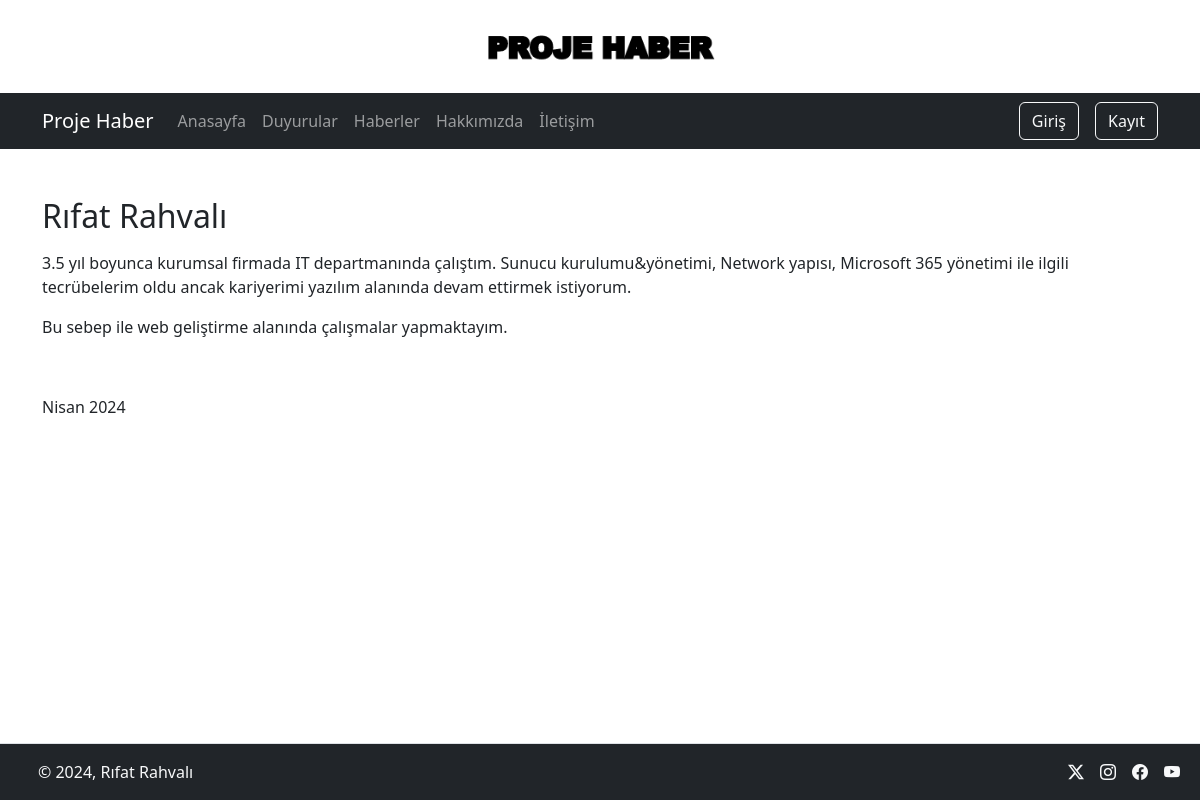
The page /abouts/ on the database its author committed.
### haber/models.py (models this page shows)
class About(models.Model):
    title = models.CharField(max_length=200)
    context = RichTextField()

### haber/views.py (the view)
# urls.py: path("abouts/",AboutView.as_view(),name="abouts"),
class AboutView(TemplateView):
    template_name="abouts.html"
    def get_context_data(self, **kwargs):
        context = super().get_context_data(**kwargs)
        context['Abouts'] = About.objects.first()
        return context

### haber/context_processors.py (called while the page is built)
def SettingsList(request):
    context = Settings.objects.first()
    return {'setting' : context}

### templates/abouts.html (shortened to what this page needs)
{% extends "base.html" %}
{% load static %}
{% block content %}
<div class="row mt-4 mb-4">
    <div class="col-md-12">
        <h2>
            {{ Abouts.title }}
        </h2>
        <p>
            {{Abouts.context|safe}}
        </p>
    </div>
</div>
{% endblock content %}

### rows shown on the page
About: title "Rıfat Rahvalı", context "3.5 yıl boyunca kurumsal firmada IT departmanında çalıştım. Sunucu kurulumu&yönetimi, Network yapısı, Microsoft 365 yönetimi ile ilgili tecrübelerim oldu ancak kariyerimi yazılım alanında devam ettirmek istiyorum. Bu sebep ile web geliştirme alanında çalışmalar yapmaktayım. Nisan 2024"
